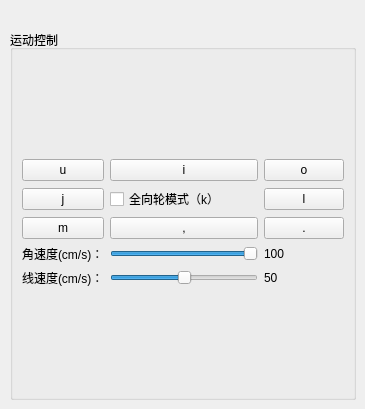
                  <widget class="QWidget" name="tab_8">
                   <attribute name="title">
                    <string>运动控制</string>
                   </attribute>
                   <widget class="QGroupBox" name="groupBox_3">
                    <property name="geometry">
                     <rect>
                      <x>10</x>
                      <y>30</y>
                      <width>346</width>
                      <height>370</height>
                     </rect>
                    </property>
                    <property name="title">
                     <string>运动控制</string>
                    </property>
                    <layout class="QVBoxLayout" name="verticalLayout_10">
                     <item>
                      <layout class="QGridLayout" name="gridLayout_6">
                       <item row="3" column="2">
                        <widget class="QLabel" name="label_raw">
                         <property name="text">
                          <string>100</string>
                         </property>
                        </widget>
                       </item>
                       <item row="0" column="2">
                        <widget class="QPushButton" name="pushButton_o">
                         <property name="styleSheet">
                          <string notr="true">QPushButton#pushButton_o:pressed{background-color:rgb(239, 41, 41)}</string>
                         </property>
                         <property name="text">
                          <string>o</string>
                         </property>
                         <property name="shortcut">
                          <string>O</string>
                         </property>
                        </widget>
                       </item>
                       <item row="1" column="1">
                        <widget class="QCheckBox" name="checkBox_use_all">
                         <property name="text">
                          <string>全向轮模式（k）</string>
                         </property>
                         <property name="shortcut">
                          <string>K</string>
                         </property>
                        </widget>
                       </item>
                       <item row="2" column="1">
                        <widget class="QPushButton" name="pushButton_back">
                         <property name="styleSheet">
                          <string notr="true">QPushButton#pushButton_back:pressed{background-color:rgb(239, 41, 41)}</string>
                         </property>
                         <property name="text">
                          <string>,</string>
                         </property>
                         <property name="shortcut">
                          <string>,</string>
                         </property>
                        </widget>
                       </item>
                       <item row="3" column="1">
                        <widget class="QSlider" name="horizontalSlider_raw">
                         <property name="maximum">
                          <number>100</number>
                         </property>
                         <property name="value">
                          <number>100</number>
                         </property>
                         <property name="orientation">
                          <enum>Qt::Horizontal</enum>
                         </property>
                        </widget>
                       </item>
                       <item row="3" column="0">
                        <widget class="QLabel" name="label_14">
                         <property name="text">
                          <string>角速度(cm/s)：</string>
                         </property>
                        </widget>
                       </item>
                       <item row="1" column="2">
                        <widget class="QPushButton" name="pushButton_l">
                         <property name="styleSheet">
                          <string notr="true">QPushButton#pushButton_l:pressed{background-color:rgb(239, 41, 41)}</string>
                         </property>
                         <property name="text">
                          <string>l</string>
                         </property>
                         <property name="shortcut">
                          <string>L</string>
                         </property>
                        </widget>
                       </item>
                       <item row="1" column="0">
                        <widget class="QPushButton" name="pushButton_j">
                         <property name="styleSheet">
                          <string notr="true">QPushButton#pushButton_j:pressed{background-color:rgb(239, 41, 41)}</string>
                         </property>
                         <property name="text">
                          <string>j</string>
                         </property>
                         <property name="shortcut">
                          <string>J</string>
                         </property>
                        </widget>
                       </item>
                       <item row="0" column="0">
                        <widget class="QPushButton" name="pushButton_u">
                         <property name="styleSheet">
                          <string notr="true">QPushButton#pushButton_u:pressed{background-color:rgb(239, 41, 41)}</string>
                         </property>
                         <property name="text">
                          <string>u</string>
                         </property>
                         <property name="shortcut">
                          <string>U</string>
                         </property>
                        </widget>
                       </item>
                       <item row="2" column="0">
                        <widget class="QPushButton" name="pushButton_m">
                         <property name="styleSheet">
                          <string notr="true">QPushButton#pushButton_m:pressed{background-color:rgb(239, 41, 41)}</string>
                         </property>
                         <property name="text">
                          <string>m</string>
                         </property>
                         <property name="shortcut">
                          <string>M</string>
                         </property>
                        </widget>
                       </item>
                       <item row="2" column="2">
                        <widget class="QPushButton" name="pushButton_backr">
                         <property name="styleSheet">
                          <string notr="true">QPushButton#pushButton_backr:pressed{background-color:rgb(239, 41, 41)}</string>
                         </property>
                         <property name="text">
                          <string>.</string>
                         </property>
                         <property name="shortcut">
                          <string>.</string>
                         </property>
                        </widget>
                       </item>
                       <item row="4" column="0">
                        <widget class="QLabel" name="label_9">
                         <property name="text">
                          <string>线速度(cm/s)：</string>
                         </property>
                        </widget>
                       </item>
                       <item row="4" column="1">
                        <widget class="QSlider" name="horizontalSlider_linear">
                         <property name="maximum">
                          <number>100</number>
                         </property>
                         <property name="singleStep">
                          <number>1</number>
                         </property>
                         <property name="value">
                          <number>50</number>
                         </property>
                         <property name="orientation">
                          <enum>Qt::Horizontal</enum>
                         </property>
                        </widget>
                       </item>
                       <item row="4" column="2">
                        <widget class="QLabel" name="label_linear">
                         <property name="text">
                          <string>50</string>
                         </property>
                        </widget>
                       </item>
                       <item row="0" column="1">
                        <widget class="QPushButton" name="pushButton_i">
                         <property name="styleSheet">
                          <string notr="true">QPushButton#pushButton_u:pressed{background-color:rgb(239, 41, 41)}</string>
                         </property>
                         <property name="text">
                          <string>i</string>
                         </property>
                         <property name="shortcut">
                          <string>I</string>
                         </property>
                        </widget>
                       </item>
                      </layout>
                     </item>
                    </layout>
                   </widget>
                  </widget>
